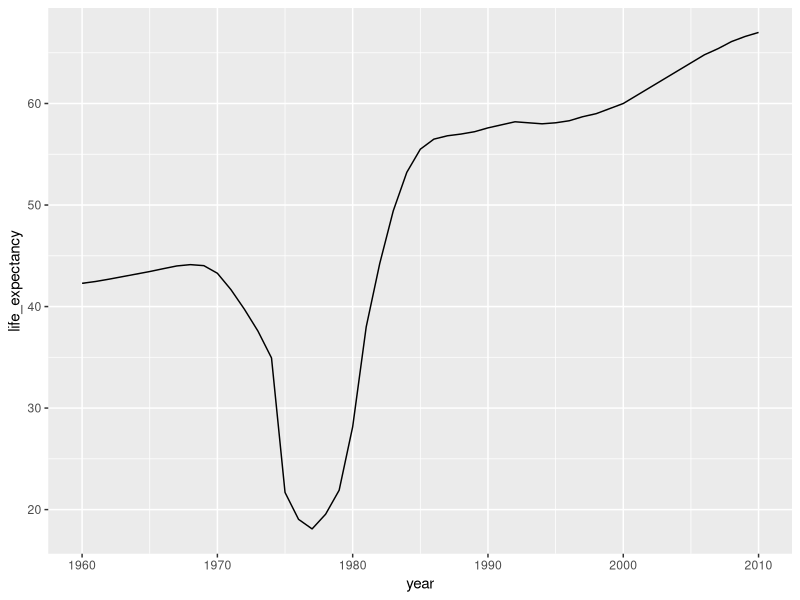

This chart was generated by the following R code:
# Instructions
# Cambodia was also involved in this conflict and, after the war, Pol Pot and his communist Khmer Rouge 
# took control and ruled Cambodia from 1975 to 1979. He is considered one of the most brutal dictators in history. 
# Do the data support this claim?

# Instructions
# Use a single line of code to create a time series plot from 1960 to 2010 of life expectancy vs year for Cambodia.

library(dplyr)
library(ggplot2)
library(dslabs)
data(gapminder)

#cria um gráfico de expectativa de vida ao longo do tempo para o Camboja
gapminder %>% 
  filter(year >= 1960 & year <= 2010 & country == "Cambodia") %>% 
  ggplot(aes(year, life_expectancy)) + 
  geom_line()
